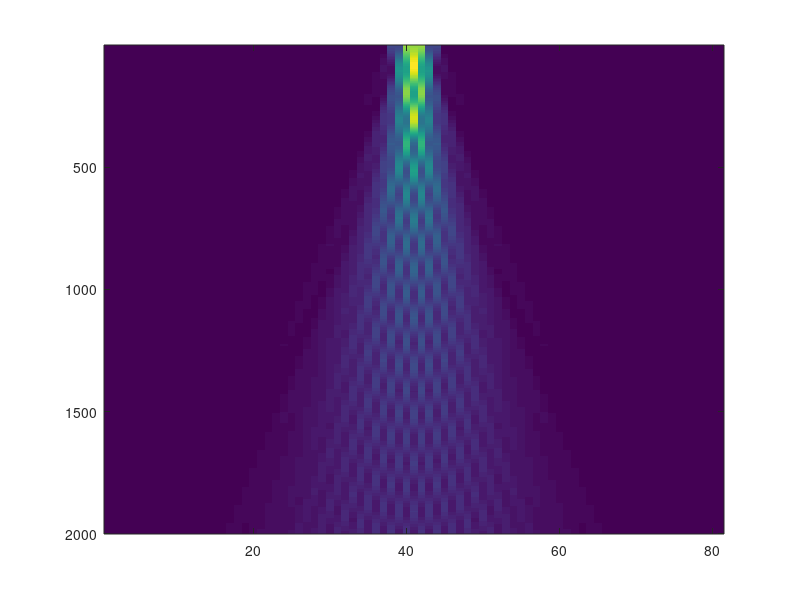
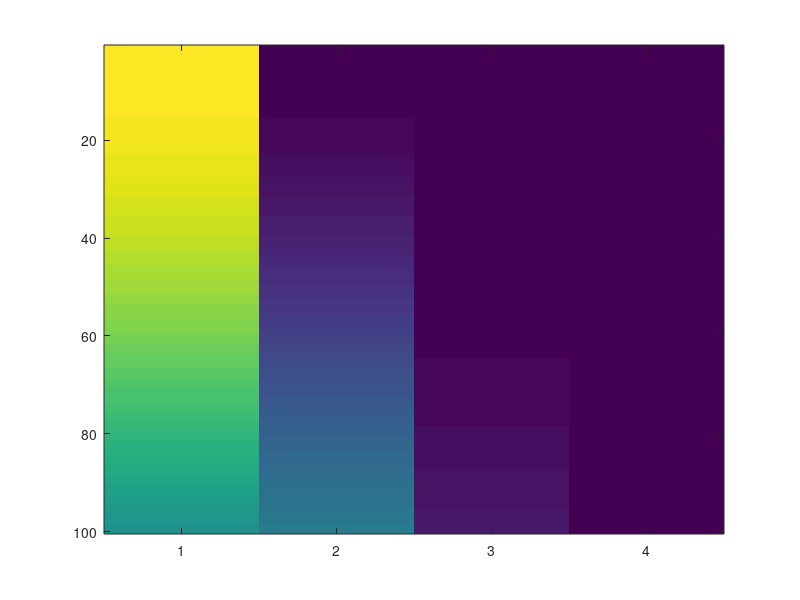
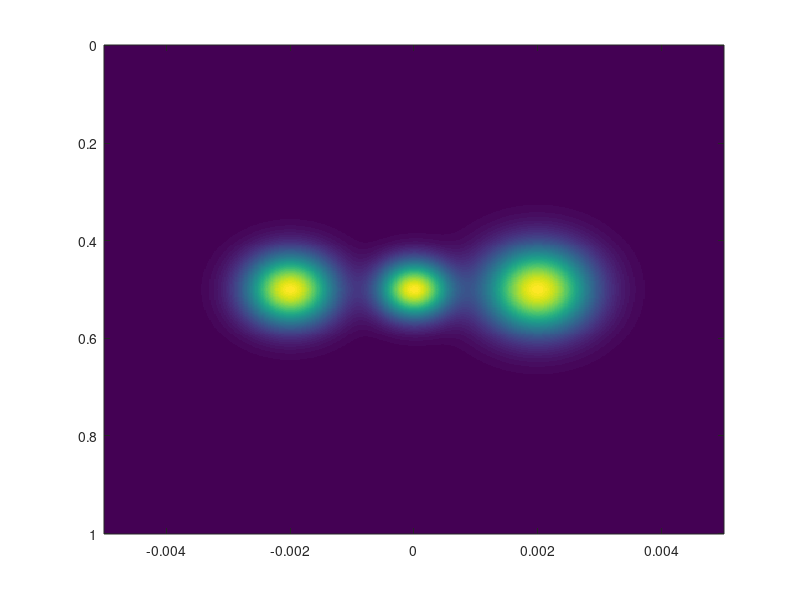

These figures' MATLAB source, in order:
clear
clc
N=81;%波导数目
NN=2000;%步进次数
k1=0.8;
k2=0.8;%耦合系数
beta1=0;
beta2=0;%传播常数
dl=0.01;%步进大小

y=zeros(N,1);
y(38)=0.5;
y(39)=0.5;
y(40)=1;
y(41)=1;
y(42)=1;
y(43)=0.5;
y(44)=0.5;%基模

H=zeros(N,N);
offdiag1 = zeros(1,N);
offdiag1(1:2:N-1) = beta1;
offdiag1(2:2:N) = beta2;

offdiag2 = zeros(1,N-1);
offdiag2(1:2:N-1) = k1;
offdiag2(2:2:N-2) = k2;

H = zeros(N,N) + diag(offdiag1,0)+ diag(offdiag2,1) + diag(offdiag2,-1);

output=zeros(NN,N);
for ii=1:1:NN
    output(ii,:)=expm(-1*1i*H*ii*dl)*y;
end
figure;
imagesc(output.*conj(output));


N=4;%波导数目
NN=100;%步进次数
k1=0.8;
k2=0.8;%耦合系数
beta1=0;
beta2=0;%传播常数
dl=0.01;%步进大小
lambda = 500e-9; % 波长，单位米
w0=1e-3; % 光斑半径，单位米
k=2*pi/lambda; % 波数

centers = [-2e-3, 0, 2e-3]; % 高斯光斑的中心位置X坐标
radii = [1e-3, 0.8e-3, 1.2e-3]; % 高斯光斑的半径



x=linspace(-5e-3, 5e-3, 500);
y=x;
[X, Y]=meshgrid(x, y);
r = sqrt(X.^2 + Y.^2);%高斯分布参数
GaussianSpots = zeros(size(X));% 初始化光强分布矩阵

y=[1;0;0;0];%基模

H=[beta1,k1,0,0;
   k2,beta2,k1,0;
   0,k2,beta1,k1;
   0,0,k2,beta2];
output=zeros(NN,N);
for ii=1:1:NN
    output(ii,:)=expm(-1*1i*H*ii*dl)*y;
end

% 计算每个高斯光斑的光强分布并累加
for i = 1:length(centers)
    r = sqrt((X - centers(i)).^2 + Y.^2); % 到中心的距离
    GaussianSpots = GaussianSpots + output(i,1) * exp(-2*r.^2/radii(i)^2); % 高斯光斑光强分布
end

figure;
imagesc(output.*conj(output));
figure;
imagesc(x, y, GaussianSpots);